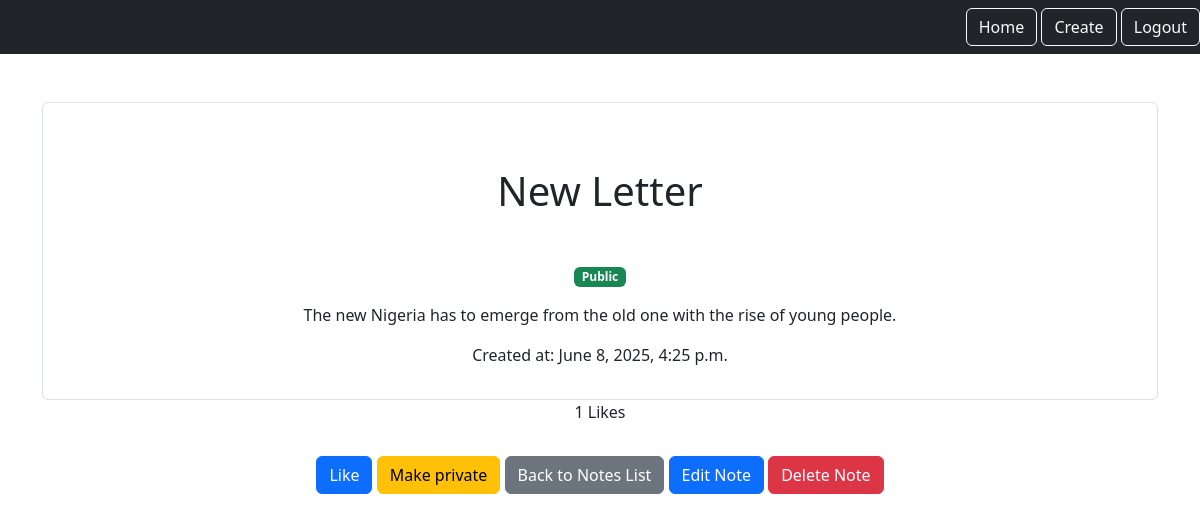
The page /smart/notes/2/ (signed in) on the database its author committed.
### notes/models.py (models this page shows)
class Note(models.Model):
    title = models.CharField(max_length=200, verbose_name='Title of the Note')
    content = models.TextField(verbose_name='Content of the Note')
    created_at = models.DateTimeField(auto_now_add=True, verbose_name='Creation Date')
    number_of_likes = models.PositiveSmallIntegerField(default=0, verbose_name='Number of Likes')
    user = models.ForeignKey(User, on_delete=models.CASCADE, related_name='notes', verbose_name='Author')
    is_public = models.BooleanField(default=True, verbose_name='Is Public')

### notes/views.py (the view)
# urls.py: path('notes/<int:pk>/', views.NotesDetailView.as_view(), name='note_detail'),
class NotesDetailView(LoginRequiredMixin, DetailView):
    model = Note
    context_object_name = "note"

### notes/templates/notes/note_detail.html (shortened to what this page needs)
{% extends "base.html" %}
{% block content %}
    <div class="border rounded p-3">
        <h1 class="my-5">{{note.title}}</h1>
        <p class="text-muted">
            {% if note.is_public %}
                <span class="badge bg-success">Public</span>
            {% else %}
                <span class="badge bg-secondary">Private</span>
            {% endif %}
        </p>
        <p>{{note.content}}</p>
        <p>Created at: {{note.created_at}}</p>
    </div>
    <p>{{ note.number_of_likes }} Likes</p>
    <form method="POST", action="{% url 'note_like' pk=note.id %}" class="d-inline">
        <button type="submit" class="btn btn-primary my-3" id="like-btn">Like</button>
    </form>
    <form method="POST" action="{% url 'toggle_public' pk=note.id %}" class="d-inline">
        <button type="submit" class="btn btn-warning my-3">
            {% if note.is_public %} Make private {% else %} Make public {% endif %}
        </button>
    </form>
    <a href="{% url 'notes_list' %}" class="btn btn-secondary my-3">Back to Notes List</a>
    <a href="{% url 'note_update' pk=note.id %}" class="btn btn-primary my-3">Edit Note</a>
    <a href="{% url 'note_delete' pk=note.id %}" class="btn btn-danger my-3">Delete Note</a>
{% endblock %}

### rows shown on the page
Note: title "New Letter", content "The new Nigeria has to emerge from the old one with the rise of young people.", created_at "June 8, 2025, 4:25 p.m.", number_of_likes "1"
